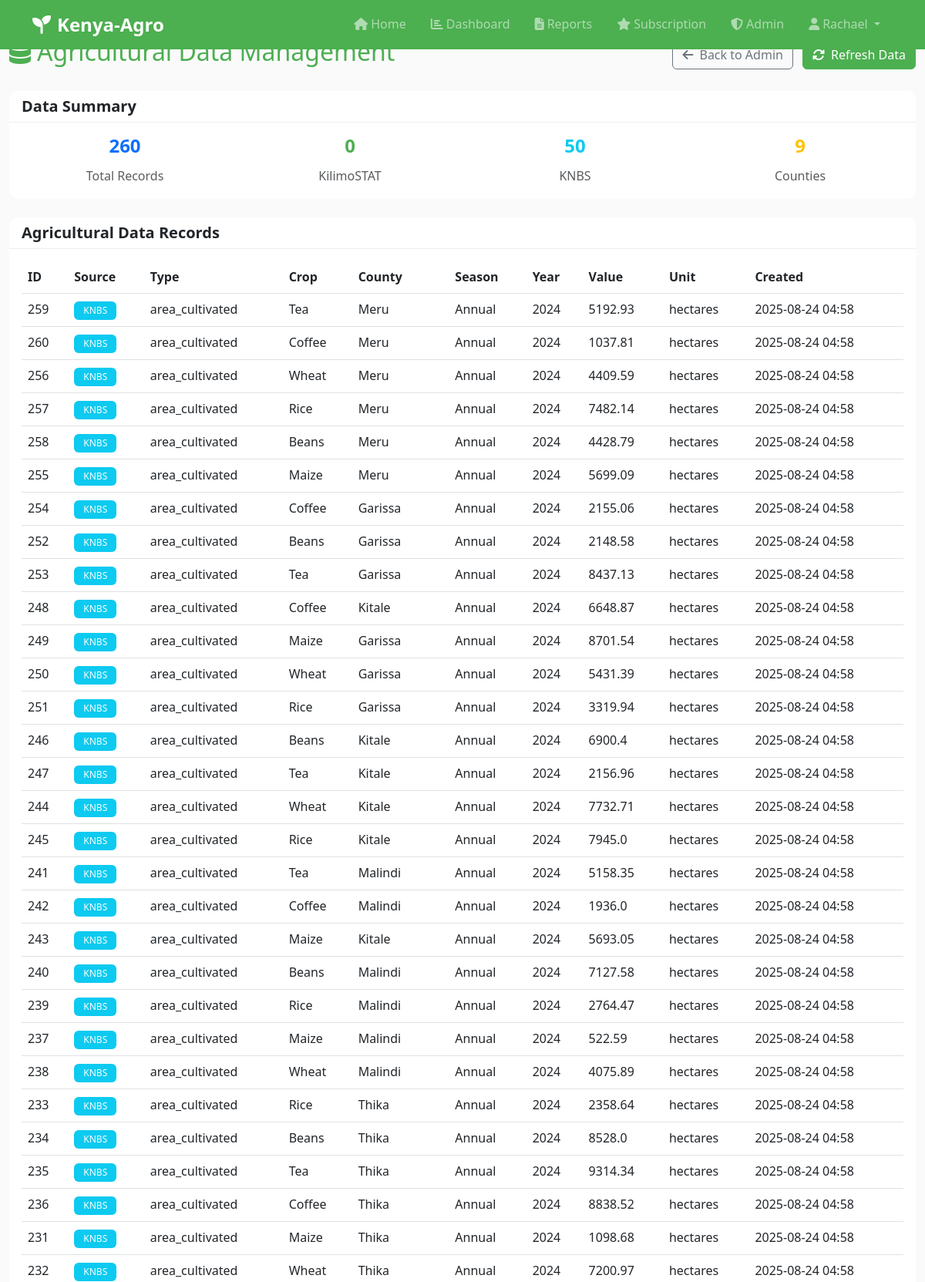
Screenshot of /admin/data (signed in, upper part) with the database file from the repository.
### models.py (models this page shows, shortened)
class User(UserMixin, db.Model):
    id = db.Column(db.Integer, primary_key=True)
    username = db.Column(db.String(64), unique=True, nullable=False, index=True)
    email = db.Column(db.String(120), unique=True, nullable=False, index=True)
    password_hash = db.Column(db.String(256), nullable=False)
    full_name = db.Column(db.String(100), nullable=False)
    phone_number = db.Column(db.String(20))
    county = db.Column(db.String(50), nullable=False)  # Kenyan county
    sub_county = db.Column(db.String(50))
    ward = db.Column(db.String(50))
    farm_size = db.Column(db.Float)  # Farm size in acres
    farm_type = db.Column(db.String(50))  # e.g., 'Smallholder', 'Commercial'
    primary_crops = db.Column(db.Text)  # JSON string of crops grown
    farming_experience = db.Column(db.Integer)  # Years of experience
    is_admin = db.Column(db.Boolean, default=False)  # Admin flag
    subscription_status = db.Column(db.String(20), default='none')  # none, active, cancelled
    subscription_plan = db.Column(db.String(20), default='none')  # none, basic, premium, enterprise
    created_at = db.Column(db.DateTime, default=datetime.utcnow)
    reports = db.relationship('Report', backref='user', lazy=True)

class AgriculturalData(db.Model):
    id = db.Column(db.Integer, primary_key=True)
    data_source = db.Column(db.String(50), nullable=False)  # 'KilimoSTAT' or 'KNBS'
    data_type = db.Column(db.String(50), nullable=False)  # 'crop_production', 'market_prices', etc.
    county = db.Column(db.String(50))
    crop_name = db.Column(db.String(50))
    season = db.Column(db.String(20))  # 'Short_Rains', 'Long_Rains'
    year = db.Column(db.Integer, nullable=False)
    value = db.Column(db.Float)
    unit = db.Column(db.String(20))  # 'tonnes', 'KES', 'hectares'
    raw_data = db.Column(db.JSON)  # Store original data
    processed_data = db.Column(db.JSON)  # Store ML-processed data
    created_at = db.Column(db.DateTime, default=datetime.utcnow)
    updated_at = db.Column(db.DateTime, default=datetime.utcnow, onupdate=datetime.utcnow)

### routes_admin.py (the view)
@app.route('/admin/data')
@login_required
@admin_required
def admin_data():
    try:
        page = request.args.get('page', 1, type=int)
        data_records = AgriculturalData.query.order_by(
            AgriculturalData.created_at.desc()
        ).paginate(page=page, per_page=50, error_out=False)
        return render_template('admin/data.html', data_records=data_records)
    except Exception as e:
        logging.error(f"Admin data error: {str(e)}")
        flash('Error loading data records.', 'error')
        return redirect(url_for('admin_dashboard'))

### app.py (called while the page is built)
@login_manager.user_loader
def load_user(user_id):
    from models import User
    return User.query.get(int(user_id))

### routes_admin.py (called while the page is built)
def admin_required(f):
    @wraps(f)
    def decorated_function(*args, **kwargs):
        if not current_user.is_authenticated:
            flash('Please log in to access this page.', 'error')
            return redirect(url_for('login', next=request.url))
        if not hasattr(current_user, 'is_admin') or not current_user.is_admin:
            flash('Admin access required.', 'error')
            return redirect(url_for('dashboard'))
        return f(*args, **kwargs)
    return decorated_function

### templates/admin/data.html (shortened to what this page needs)
{% extends "base.html" %}
{% block content %}
<div class="container-fluid py-4">
    <div class="row mb-4">
        <div class="col-12">
            <div class="d-flex justify-content-between align-items-center">
                <div>
                    <h1 class="h2 text-agricultural-green mb-2">
                        <i class="fas fa-database me-2"></i>Agricultural Data Management
                    </h1>
                </div>
                <div>
                    <a href="{{ url_for('admin_dashboard') }}" class="btn btn-outline-secondary me-2">
                        <i class="fas fa-arrow-left me-2"></i>Back to Admin
                    </a>
                    <button class="btn btn-agricultural-green" onclick="refreshData()">
                        <i class="fas fa-sync-alt me-2"></i>Refresh Data
                    </button>
                </div>
            </div>
        </div>
    </div>
    <div class="row mb-4">
        <div class="col-12">
            <div class="card">
                <div class="card-header">
                    <h5 class="mb-0">Data Summary</h5>
                </div>
                <div class="card-body">
                    <div class="row text-center">
                        <div class="col-md-3">
                            <h4 class="text-primary">{{ data_records.total }}</h4>
                            <p class="text-muted mb-0">Total Records</p>
                        </div>
                        <div class="col-md-3">
                            <h4 class="text-success">
                                {{ data_records.items | selectattr('data_source', 'equalto', 'KilimoSTAT') | list | length }}
                            </h4>
                            <p class="text-muted mb-0">KilimoSTAT</p>
                        </div>
                        <div class="col-md-3">
                            <h4 class="text-info">
                                {{ data_records.items | selectattr('data_source', 'equalto', 'KNBS') | list | length }}
                            </h4>
                            <p class="text-muted mb-0">KNBS</p>
                        </div>
                        <div class="col-md-3">
                            <h4 class="text-warning">
                                {{ data_records.items | map(attribute='county') | unique | list | length }}
                            </h4>
                            <p class="text-muted mb-0">Counties</p>
                        </div>
                    </div>
                </div>
            </div>
        </div>
    </div>
    <div class="row">
        <div class="col-12">
            <div class="card">
                <div class="card-header">
                    <h5 class="mb-0">Agricultural Data Records</h5>
                </div>
                <div class="card-body">
                    {% if data_records.items %}
                        <div class="table-responsive">
                            <table class="table table-hover">
                                <thead>
                                    <tr>
                                        <th>ID</th>
                                        <th>Source</th>
                                        <th>Type</th>
                                        <th>Crop</th>
                                        <th>County</th>
                                        <th>Season</th>
                                        <th>Year</th>
                                        <th>Value</th>
                                        <th>Unit</th>
                                        <th>Created</th>
                                    </tr>
                                </thead>
                                <tbody>
                                    {% for record in data_records.items %}
                                    <tr>
                                        <td>{{ record.id }}</td>
                                        <td>
                                            <span class="badge bg-{% if record.data_source == 'KilimoSTAT' %}success{% else %}info{% endif %}">
                                                {{ record.data_source }}
                                            </span>
                                        </td>
                                        <td>{{ record.data_type or 'N/A' }}</td>
                                        <td>{{ record.crop_name or 'N/A' }}</td>
                                        <td>{{ record.county or 'N/A' }}</td>
                                        <td>{{ record.season or 'N/A' }}</td>
                                        <td>{{ record.year or 'N/A' }}</td>
                                        <td>{{ record.value or 'N/A' }}</td>
                                        <td>{{ record.unit or 'N/A' }}</td>
                                        <td>{{ record.created_at.strftime('%Y-%m-%d %H:%M') if record.created_at else 'N/A' }}</td>
                                    </tr>
                                    {% endfor %}
                                </tbody>
                            </table>
                        </div>
                    {% else %}
                        <div class="text-center py-5">
                            <i class="fas fa-database fa-3x text-muted mb-3"></i>
                            <h5 class="text-muted">No data records found</h5>
                            <p class="text-muted">Click "Refresh Data" to fetch latest agricultural data</p>
                        </div>
                    {% endif %}
                </div>
            </div>
        </div>
    </div>
</div>
{% endblock %}

### templates/base.html (shortened to what this page needs)
<!DOCTYPE html>
<html lang="en">
<head>
    <link href="https://cdn.jsdelivr.net/npm/bootstrap@5.3.0/dist/css/bootstrap.min.css" rel="stylesheet">
    <link href="https://cdnjs.cloudflare.com/ajax/libs/font-awesome/6.4.0/css/all.min.css" rel="stylesheet">
    <link href="{{ url_for('static', filename='css/style.css') }}" rel="stylesheet">
</head>
<body>
    <nav class="navbar navbar-expand-lg navbar-dark bg-agricultural-green fixed-top">
        <div class="container">
            <a class="navbar-brand fw-bold" href="{{ url_for('index') }}">
                <i class="fas fa-seedling me-2"></i>Kenya-Agro
            </a>
            <div class="collapse navbar-collapse" id="navbarNav">
                <ul class="navbar-nav ms-auto">
                    <li class="nav-item">
                        <a class="nav-link" href="{{ url_for('index') }}">
                            <i class="fas fa-home me-1"></i>Home
                        </a>
                    </li>
                    {% if current_user.is_authenticated %}
                        <li class="nav-item">
                            <a class="nav-link" href="{{ url_for('dashboard') }}">
                                <i class="fas fa-chart-bar me-1"></i>Dashboard
                            </a>
                        </li>
                        <li class="nav-item">
                            <a class="nav-link" href="{{ url_for('reports') }}">
                                <i class="fas fa-file-alt me-1"></i>Reports
                            </a>
                        </li>
                        <li class="nav-item">
                            <a class="nav-link" href="{{ url_for('subscription') }}">
                                <i class="fas fa-star me-1"></i>Subscription
                            </a>
                        </li>
                        {% if current_user.is_admin %}
                        <li class="nav-item">
                            <a class="nav-link" href="{{ url_for('admin_dashboard') }}">
                                <i class="fas fa-shield-alt me-1"></i>Admin
                            </a>
                        </li>
                        {% endif %}
                        <li class="nav-item dropdown">
                            <a class="nav-link dropdown-toggle" href="#" role="button" data-bs-toggle="dropdown">
                                <i class="fas fa-user me-1"></i>{{ current_user.full_name.split()[0] }}
                            </a>
                        </li>
                    {% endif %}
                </ul>
            </div>
        </div>
    </nav>
    <main class="{% if not current_user.is_authenticated %}pt-5{% else %}pt-4{% endif %}">
        {% block content %}{% endblock %}
    </main>
</body>
</html>

### static/css/style.css (style rules this page uses)
:root { --agricultural-green: #4CAF50; --agricultural-green-light: #81C784; --agricultural-green-dark: #388E3C; --agricultural-green-subtle: rgba(76, 175, 80, 0.1); --earth-brown: #8D6E63; --earth-brown-light: #BCAAA4; --earth-beige: #F5F5DC; --earth-tan: #D2B48C; --sky-blue: #2196F3; --sun-orange: #FF9800; --harvest-gold: #FFC107; --soil-brown: #795548; --success-green: #4CAF50; --warning-orange: #FF9800; --danger-red: #F44336; --info-blue: #2196F3; --gray-50: #FAFAFA; --gray-100: #F5F5F5; --gray-200: #EEEEEE; --gray-300: #E0E0E0; --gray-600: #757575; --gray-800: #424242; --gray-900: #212121; }
body { font-family: 'Segoe UI', Tahoma, Geneva, Verdana, sans-serif; line-height: 1.6; color: var(--gray-800); background-color: var(--gray-50); }
h1, h2, h3, h4, h5, h6 { font-weight: 600; margin-bottom: 0.75rem; }
.text-agricultural-green { color: var(--agricultural-green) !important; }
.bg-agricultural-green { background-color: var(--agricultural-green) !important; color: white !important; }
.btn-agricultural-green { background-color: var(--agricultural-green); border-color: var(--agricultural-green); color: white; font-weight: 500; transition: all 0.3s ease; }
.navbar-dark .navbar-brand { font-size: 1.5rem; font-weight: 700; }
.navbar-dark .navbar-nav .nav-link { font-weight: 500; transition: color 0.3s ease; padding: 0.5rem 1rem; }
.card { border: none; border-radius: 12px; transition: all 0.3s ease; background: white; }
.card-header { border-radius: 12px 12px 0 0 !important; border-bottom: 1px solid var(--gray-200); background-color: white; }
.badge { font-weight: 500; padding: 0.375rem 0.75rem; border-radius: 6px; }
.text-success { color: var(--agricultural-green) !important; }
.fw-bold { font-weight: bold; font-size: x-large; text-decoration-color: #1A1A1A; }

### rows the page displays
User: full_name "Rachael"
AgriculturalData: id "259", data_source "KNBS", data_type "area_cultivated", crop_name "Tea", county "Meru", season "Annual", year "2024", value "5192.93", unit "hectares", created_at "2025-08-24 04:58"
AgriculturalData: id "260", data_source "KNBS", data_type "area_cultivated", crop_name "Coffee", county "Meru", season "Annual", year "2024", value "1037.81", unit "hectares", created_at "2025-08-24 04:58"
AgriculturalData: id "256", data_source "KNBS", data_type "area_cultivated", crop_name "Wheat", county "Meru", season "Annual", year "2024", value "4409.59", unit "hectares", created_at "2025-08-24 04:58"
AgriculturalData: id "257", data_source "KNBS", data_type "area_cultivated", crop_name "Rice", county "Meru", season "Annual", year "2024", value "7482.14", unit "hectares", created_at "2025-08-24 04:58"
AgriculturalData: id "258", data_source "KNBS", data_type "area_cultivated", crop_name "Beans", county "Meru", season "Annual", year "2024", value "4428.79", unit "hectares", created_at "2025-08-24 04:58"
AgriculturalData: id "255", data_source "KNBS", data_type "area_cultivated", crop_name "Maize", county "Meru", season "Annual", year "2024", value "5699.09", unit "hectares", created_at "2025-08-24 04:58"
AgriculturalData: id "254", data_source "KNBS", data_type "area_cultivated", crop_name "Coffee", county "Garissa", season "Annual", year "2024", value "2155.06", unit "hectares", created_at "2025-08-24 04:58"
AgriculturalData: id "252", data_source "KNBS", data_type "area_cultivated", crop_name "Beans", county "Garissa", season "Annual", year "2024", value "2148.58", unit "hectares", created_at "2025-08-24 04:58"
AgriculturalData: id "253", data_source "KNBS", data_type "area_cultivated", crop_name "Tea", county "Garissa", season "Annual", year "2024", value "8437.13", unit "hectares", created_at "2025-08-24 04:58"
AgriculturalData: id "248", data_source "KNBS", data_type "area_cultivated", crop_name "Coffee", county "Kitale", season "Annual", year "2024", value "6648.87", unit "hectares", created_at "2025-08-24 04:58"
AgriculturalData: id "249", data_source "KNBS", data_type "area_cultivated", crop_name "Maize", county "Garissa", season "Annual", year "2024", value "8701.54", unit "hectares", created_at "2025-08-24 04:58"
AgriculturalData: id "250", data_source "KNBS", data_type "area_cultivated", crop_name "Wheat", county "Garissa", season "Annual", year "2024", value "5431.39", unit "hectares", created_at "2025-08-24 04:58"
AgriculturalData: id "251", data_source "KNBS", data_type "area_cultivated", crop_name "Rice", county "Garissa", season "Annual", year "2024", value "3319.94", unit "hectares", created_at "2025-08-24 04:58"
AgriculturalData: id "246", data_source "KNBS", data_type "area_cultivated", crop_name "Beans", county "Kitale", season "Annual", year "2024", value "6900.4", unit "hectares", created_at "2025-08-24 04:58"
AgriculturalData: id "247", data_source "KNBS", data_type "area_cultivated", crop_name "Tea", county "Kitale", season "Annual", year "2024", value "2156.96", unit "hectares", created_at "2025-08-24 04:58"
AgriculturalData: id "244", data_source "KNBS", data_type "area_cultivated", crop_name "Wheat", county "Kitale", season "Annual", year "2024", value "7732.71", unit "hectares", created_at "2025-08-24 04:58"
AgriculturalData: id "245", data_source "KNBS", data_type "area_cultivated", crop_name "Rice", county "Kitale", season "Annual", year "2024", value "7945.0", unit "hectares", created_at "2025-08-24 04:58"
AgriculturalData: id "241", data_source "KNBS", data_type "area_cultivated", crop_name "Tea", county "Malindi", season "Annual", year "2024", value "5158.35", unit "hectares", created_at "2025-08-24 04:58"
AgriculturalData: id "242", data_source "KNBS", data_type "area_cultivated", crop_name "Coffee", county "Malindi", season "Annual", year "2024", value "1936.0", unit "hectares", created_at "2025-08-24 04:58"
AgriculturalData: id "243", data_source "KNBS", data_type "area_cultivated", crop_name "Maize", county "Kitale", season "Annual", year "2024", value "5693.05", unit "hectares", created_at "2025-08-24 04:58"
AgriculturalData: id "240", data_source "KNBS", data_type "area_cultivated", crop_name "Beans", county "Malindi", season "Annual", year "2024", value "7127.58", unit "hectares", created_at "2025-08-24 04:58"
AgriculturalData: id "239", data_source "KNBS", data_type "area_cultivated", crop_name "Rice", county "Malindi", season "Annual", year "2024", value "2764.47", unit "hectares", created_at "2025-08-24 04:58"
AgriculturalData: id "237", data_source "KNBS", data_type "area_cultivated", crop_name "Maize", county "Malindi", season "Annual", year "2024", value "522.59", unit "hectares", created_at "2025-08-24 04:58"
AgriculturalData: id "238", data_source "KNBS", data_type "area_cultivated", crop_name "Wheat", county "Malindi", season "Annual", year "2024", value "4075.89", unit "hectares", created_at "2025-08-24 04:58"
AgriculturalData: id "233", data_source "KNBS", data_type "area_cultivated", crop_name "Rice", county "Thika", season "Annual", year "2024", value "2358.64", unit "hectares", created_at "2025-08-24 04:58"
AgriculturalData: id "234", data_source "KNBS", data_type "area_cultivated", crop_name "Beans", county "Thika", season "Annual", year "2024", value "8528.0", unit "hectares", created_at "2025-08-24 04:58"
AgriculturalData: id "235", data_source "KNBS", data_type "area_cultivated", crop_name "Tea", county "Thika", season "Annual", year "2024", value "9314.34", unit "hectares", created_at "2025-08-24 04:58"
AgriculturalData: id "236", data_source "KNBS", data_type "area_cultivated", crop_name "Coffee", county "Thika", season "Annual", year "2024", value "8838.52", unit "hectares", created_at "2025-08-24 04:58"
AgriculturalData: id "231", data_source "KNBS", data_type "area_cultivated", crop_name "Maize", county "Thika", season "Annual", year "2024", value "1098.68", unit "hectares", created_at "2025-08-24 04:58"
AgriculturalData: id "232", data_source "KNBS", data_type "area_cultivated", crop_name "Wheat", county "Thika", season "Annual", year "2024", value "7200.97", unit "hectares", created_at "2025-08-24 04:58"

### other values shown
{{ data_records.total }} "260"
{{ data_records.items | map(attribute='county') | unique | list | length }} "9"
